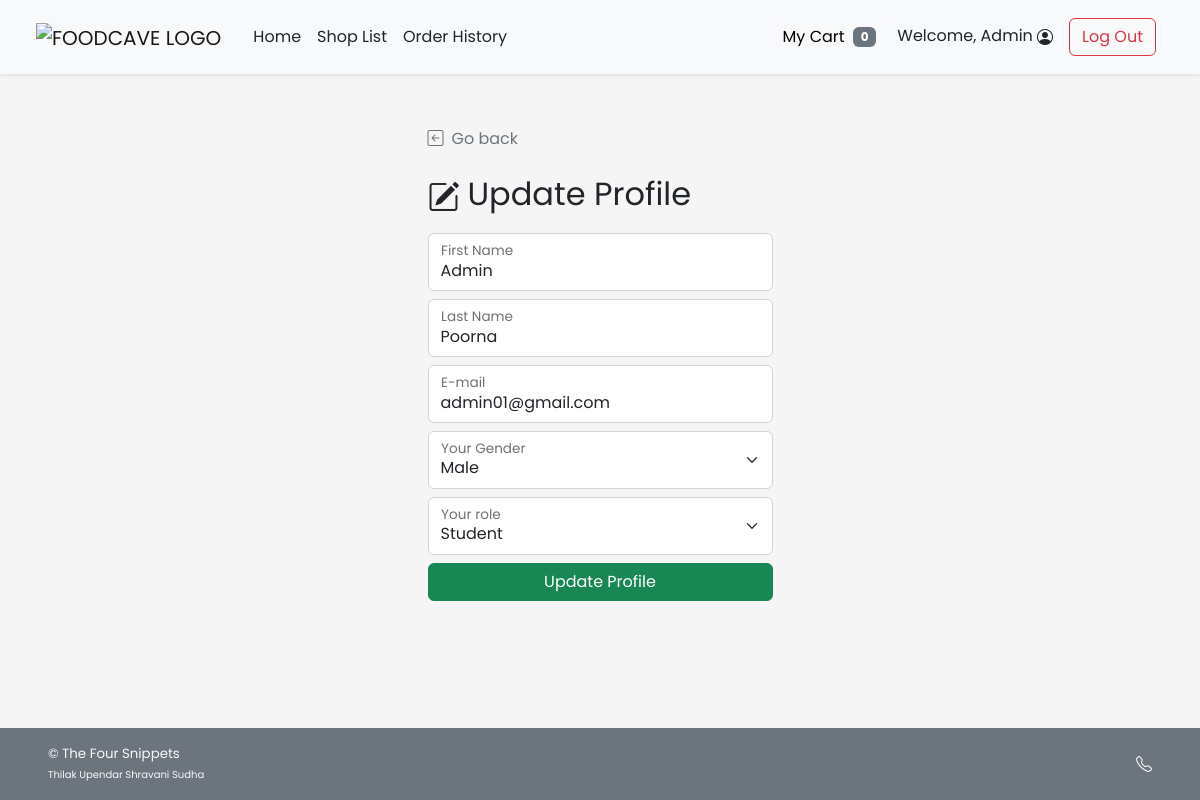
Screenshot of /cust_update_profile.php (signed in) with the database file from the repository.
### tables this page shows
CREATE TABLE `customer` (
  `c_username` varchar(45) NOT NULL,
  `c_pwd` varchar(45) NOT NULL,
  `c_firstname` varchar(45) NOT NULL,
  `c_lastname` varchar(45) NOT NULL,
  `c_email` varchar(100) NOT NULL,
  `c_gender` varchar(1) NOT NULL COMMENT 'M for Male, F for Female',
  `c_type` varchar(3) NOT NULL COMMENT 'Type of customer in this canteen (STD for student,STF for staff, GUE for guest, ADM for admin, OTH for other)',
  `c_id` int(11) NOT NULL
);

### cust_update_profile.php (the view, shortened to what this page needs)
<!DOCTYPE html>
<html lang="en">
<head>
    <?php
        include("conn_db.php");
        include('head.php');
    ?>
    <link href="css/main.css" rel="stylesheet">
    <link href="css/login.css" rel="stylesheet">
</head>
<body class="d-flex flex-column h-100">
    <?php include('nav_header.php')?>
    <div class="container form-signin mt-auto w-50">
        <a class="nav nav-item text-decoration-none text-muted" href="#" onclick="history.back();">
            <i class="bi bi-arrow-left-square me-2"></i>Go back
        </a>
        <?php
            $query = "SELECT c_firstname,c_lastname,c_email,c_gender,c_type FROM customer WHERE c_id = {$_SESSION['cid']} LIMIT 0,1";
            $result = $mysqli ->query($query);
            $row = $result -> fetch_array();
        ?>
        <form method="POST" action="cust_update_profile.php" class="form-floating">
            <h2 class="mt-4 mb-3 fw-normal text-bold"><i class="bi bi-pencil-square me-2"></i>Update Profile</h2>
            <div class="form-floating mb-2">
                <input type="text" class="form-control" id="firstname" placeholder="First Name" name="firstname"
                value="<?php echo $row["c_firstname"];?>" required>
                <label for="firstname">First Name</label>
            </div>
            <div class="form-floating mb-2">
                <input type="text" class="form-control" id="lastname" placeholder="Last Name" value="<?php echo $row["c_lastname"];?>" name="lastname" required>
                <label for="lastname">Last Name</label>
            </div>
            <div class="form-floating mb-2">
                <input type="email" class="form-control" id="email" placeholder="E-mail" name="email" value="<?php echo $row["c_email"];?>" required>
                <label for="email">E-mail</label>
            </div>
            <div class="form-floating">
                <select class="form-select mb-2" id="gender" name="gender">
                    <option value="M" <?php if($row["c_gender"]=="M"){echo "selected";}?>>Male</option>
                </select>
                <label for="gender">Your Gender</label>
            </div>
            <div class="form-floating">
                <select class="form-select mb-2" id="type" name="type">
                    <option value="STD" <?php if($row["c_type"]=="STD"){echo "selected";}?>>Student</option>
                </select>
                <label for="gender">Your role</label>
            </div>
            <button class="w-100 btn btn-success mb-3" name="upd_confirm" type="submit">Update Profile</button>
        </form>
    </div>
    <?php include('footer.php')?>
</body>
</html>

### Css/main.css (style rules this page uses)
html { height: 100%; }
body { height: 100%; padding-top: 4rem; margin-bottom: -50px; font-family: 'Poppins', 'Noto Sans Thai', sans-serif; }
a { cursor: pointer; }
.bi { vertical-align: -.125em; fill: currentColor; }

### rows the page displays
customer: firstname "Admin", lastname "Poorna", email "admin01@gmail.com", gender "Male"

### other values shown
$_SESSION['firstname'] "Admin"
